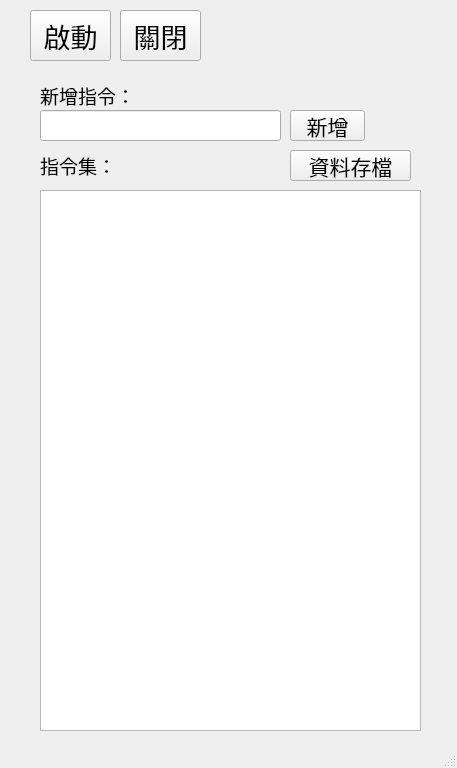
<?xml version="1.0" encoding="UTF-8"?>
<ui version="4.0">
 <class>MainWindow</class>
 <widget class="QMainWindow" name="MainWindow">
  <property name="geometry">
   <rect>
    <x>0</x>
    <y>0</y>
    <width>457</width>
    <height>768</height>
   </rect>
  </property>
  <property name="windowTitle">
   <string>Epic RPG</string>
  </property>
  <widget class="QWidget" name="centralwidget">
   <widget class="QListWidget" name="listWidget">
    <property name="geometry">
     <rect>
      <x>40</x>
      <y>190</y>
      <width>381</width>
      <height>541</height>
     </rect>
    </property>
    <property name="font">
     <font>
      <pointsize>14</pointsize>
     </font>
    </property>
   </widget>
   <widget class="QLabel" name="label">
    <property name="geometry">
     <rect>
      <x>40</x>
      <y>155</y>
      <width>91</width>
      <height>21</height>
     </rect>
    </property>
    <property name="font">
     <font>
      <family>標楷體</family>
      <pointsize>14</pointsize>
     </font>
    </property>
    <property name="text">
     <string>指令集：</string>
    </property>
   </widget>
   <widget class="QLineEdit" name="lineEdit_command">
    <property name="geometry">
     <rect>
      <x>40</x>
      <y>110</y>
      <width>241</width>
      <height>31</height>
     </rect>
    </property>
    <property name="font">
     <font>
      <family>Microsoft JhengHei UI</family>
      <pointsize>14</pointsize>
     </font>
    </property>
   </widget>
   <widget class="QLabel" name="label_2">
    <property name="geometry">
     <rect>
      <x>40</x>
      <y>85</y>
      <width>101</width>
      <height>21</height>
     </rect>
    </property>
    <property name="font">
     <font>
      <family>標楷體</family>
      <pointsize>14</pointsize>
     </font>
    </property>
    <property name="text">
     <string>新增指令：</string>
    </property>
   </widget>
   <widget class="QPushButton" name="pushButton_create">
    <property name="geometry">
     <rect>
      <x>290</x>
      <y>110</y>
      <width>75</width>
      <height>31</height>
     </rect>
    </property>
    <property name="font">
     <font>
      <family>標楷體</family>
      <pointsize>16</pointsize>
     </font>
    </property>
    <property name="text">
     <string>新增</string>
    </property>
    <property name="autoDefault">
     <bool>false</bool>
    </property>
    <property name="default">
     <bool>false</bool>
    </property>
   </widget>
   <widget class="QPushButton" name="pushButton_exec">
    <property name="geometry">
     <rect>
      <x>30</x>
      <y>10</y>
      <width>81</width>
      <height>51</height>
     </rect>
    </property>
    <property name="font">
     <font>
      <family>標楷體</family>
      <pointsize>20</pointsize>
     </font>
    </property>
    <property name="text">
     <string>啟動</string>
    </property>
   </widget>
   <widget class="QPushButton" name="pushButton_close">
    <property name="geometry">
     <rect>
      <x>120</x>
      <y>10</y>
      <width>81</width>
      <height>51</height>
     </rect>
    </property>
    <property name="font">
     <font>
      <family>標楷體</family>
      <pointsize>20</pointsize>
     </font>
    </property>
    <property name="text">
     <string>關閉</string>
    </property>
   </widget>
   <widget class="QPushButton" name="pushButton_save">
    <property name="geometry">
     <rect>
      <x>290</x>
      <y>150</y>
      <width>121</width>
      <height>31</height>
     </rect>
    </property>
    <property name="font">
     <font>
      <family>標楷體</family>
      <pointsize>16</pointsize>
     </font>
    </property>
    <property name="text">
     <string>資料存檔</string>
    </property>
   </widget>
  </widget>
  <widget class="QMenuBar" name="menubar">
   <property name="geometry">
    <rect>
     <x>0</x>
     <y>0</y>
     <width>457</width>
     <height>21</height>
    </rect>
   </property>
  </widget>
  <widget class="QStatusBar" name="statusbar"/>
 </widget>
 <resources/>
 <connections/>
</ui>
